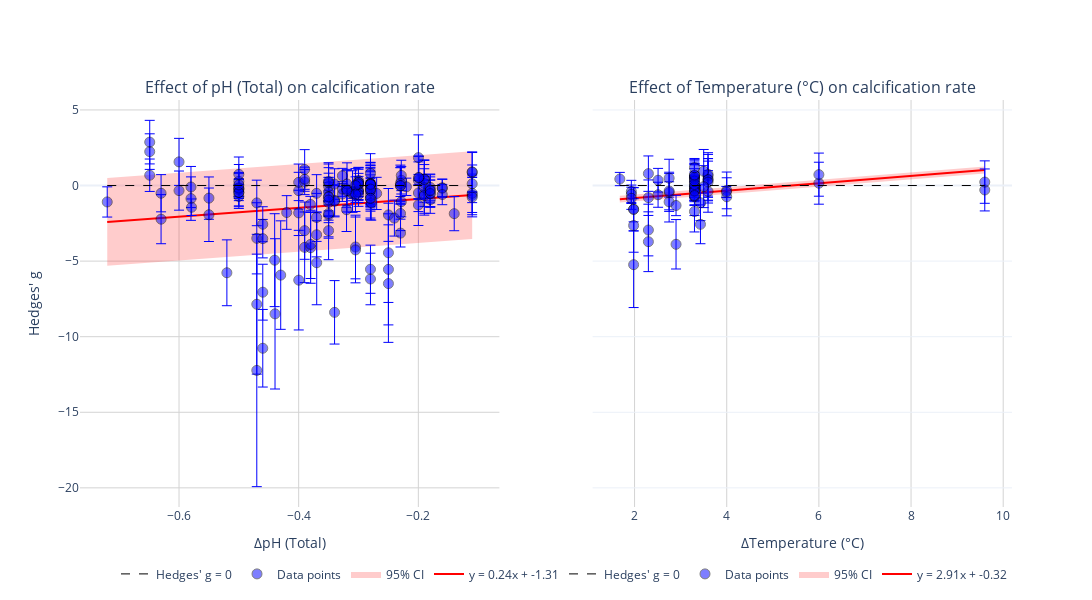

Notebook source saved alongside this figure:
### Code cell
import plotly.graph_objects as go
from plotly.subplots import make_subplots
import numpy as np
import pandas as pd
from scipy import stats

plot_results = results_df
fig = make_subplots(rows=1, cols=2, shared_yaxes=True, 
                    subplot_titles=("Effect of pH (Total) on calcification rate", 
                                   "Effect of Temperature (°C) on calcification rate"))

variables = ['phtot', 't_in']
var_names = ['pH (Total)', 'Temperature (°C)']
delta_vars = ['delta_pH', 'delta_t']

# process each subplot
for i, (var, var_name, delta_var) in enumerate(zip(variables, var_names, delta_vars)):
    col = i+1  # plotly uses 1-indexed columns for some reason
    
    subset_df = plot_results[plot_results['treatment'] == var]
    
    # data cleaning (NaNs and infinities) 
    subset_df = subset_df.infer_objects(copy=False).replace([np.inf, -np.inf], np.nan).dropna(subset=['hedges_g', 'delta_t', 'delta_pH'])
    # relevant variable    
    x_values = subset_df[delta_var]
    y_values = subset_df['hedges_g']
    y_error = subset_df['hedges_g'] - subset_df['hedges_g_l']
    
    # regression
    slope, intercept, r_value, p_value, std_err = stats.linregress(x_values, y_values)
    r_squared = r_value**2
    adjusted_r_squared = 1 - ((1 - r_squared) * (len(x_values) - 1) / (len(x_values) - 2))
    x_reg = np.linspace(min(x_values), max(x_values), 100)
    y_reg = slope * x_reg + intercept

    fig.add_trace(
        go.Scatter(
            x=x_reg,
            y=y_reg,
            mode='lines',
            line=dict(color='red'),
            name=f'y = {slope:.2f}x + {intercept:.2f}'
        ),
        row=1, col=col
    )
    # add approximated confidence interval
    ci = 1.96 * std_err  # 95% CI
    fig.add_trace(
        go.Scatter(
            x=x_reg,
            y=y_reg + ci,
            mode='lines',
            line=dict(width=0),
            showlegend=False
        ),
        row=1, col=col
    )    
    fig.add_trace(
        go.Scatter(
            x=x_reg,
            y=y_reg - ci,
            mode='lines',
            line=dict(width=0),
            fill='tonexty',
            fillcolor='rgba(255, 0, 0, 0.2)',
            name='95% CI'
        ),
        row=1, col=col
    )
    
    # add scatter points with error bars and hover text
    fig.add_trace(
        go.Scatter(
            x=x_values,
            y=y_values,
            mode='markers',
            marker=dict(color='blue', size=10, line=dict(width=1, color='black'), opacity=0.5),
            error_y=dict(
                type='data',
                array=y_error,
                visible=True,
                color='blue',
                thickness=1,
                width=5
            ),
            name='Data points',
            hovertemplate=
            f'Δ{var_name}: %{{x}}<br>' +
            'Hedges\' g: %{y}<br>' +
            'Treatment Calcification: %{customdata[0]:.4f}<br>' +
            'Control Calcification: %{customdata[1]:.4f}<br>' +
            'DOI: %{text}<extra></extra>',
            text=subset_df['doi'],
            customdata=subset_df[['treatment_calcification', 'control_calcification']]
        ),
        row=1, col=col
    )
    
    # add horizontal line at y=0 (Hedges g = 0)
    fig.add_trace(
        go.Scatter(
            x=[min(x_values), max(x_values)],
            y=[0, 0],
            mode='lines',
            line=dict(color='black', width=1, dash='dash'),
            name="Hedges' g = 0"
        ),
        row=1, col=col
    )


fig.update_layout(
    width=1200,
    height=600,
    template="plotly_white",
    legend=dict(
        orientation="h",
        yanchor="bottom",
        y=-.2,
        xanchor="right",
        x=1
    )
)

# Update x and y axis labels
for i in range(2):
    fig.update_xaxes(title_text=f"Δ{var_names[i]}", row=1, col=i+1, gridcolor='lightgrey')

fig.update_yaxes(title_text="Hedges' g", row=1, col=1, gridcolor='lightgrey')

# Show the figure
fig.show()
